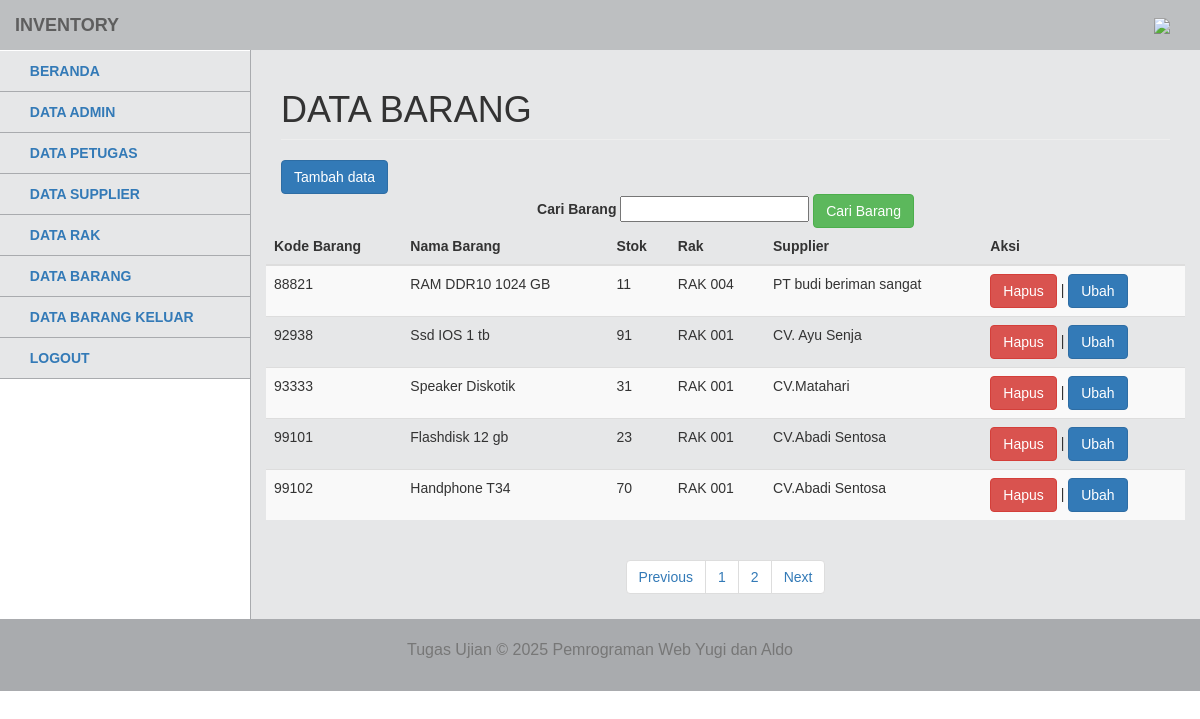
Screenshot of /admin/modul/barang/title.php with the database file from the repository.
### tables this page shows
CREATE TABLE `tb_barang` (
  `kode_brg` int(11) NOT NULL,
  `nama_brg` varchar(255) NOT NULL,
  `stok` int(11) NOT NULL,
  `rak` varchar(255) NOT NULL,
  `supplier` varchar(255) NOT NULL
);

### admin/modul/barang/title.php (the view, shortened to what this page needs)
<!DOCTYPE html>
<html>
  <head>
    <link href="../vendor/css/bootstrap/bootstrap.min.css" rel="stylesheet">
     <link href="../vendor/css/bootstrap/bootstrap.css" rel="stylesheet">
    <link href="../vendor/font-awesome/css/font-awesome.min.css" rel="stylesheet" type="text/css">
    <link href="../css/tampilanadmin.css" rel="stylesheet">
  </head>
  <body>
    <div id="wrapper">
      <nav class="navbar navbar-default navbar-static-top" role="navigation" style="margin-bottom: 0">
          <div class="navbar-header">
            <a class="navbar-brand">Inventory</a>
          </div>
          <?php
          $id = $_SESSION['idinv'];
           $sql = "SELECT * FROM tb_admin WHERE id_admin = '$id'";
           $query = mysqli_query($koneksi, $sql);
            $r = mysqli_fetch_array($query);
           ?>
            <ul class="nav navbar-top-links navbar-right">
            <li class="dropdown">
              <a class="dropdown-toggle" data-toggle="dropdown" href="#">
               <img src="../images/admin/<?php echo $r['foto']; ?>" height="50"></i> <?php echo $r['nama']; ?>
              </a>
            </li>
          </ul>
        <div class="navbar-default sidebar" role="navigation">
          <div class="sidebar-nav navbar-collapse">
            <ul class="nav" id="side-menu">
                            <li>
                <a href="?m=awal.php">
                  <i class="fa fa-dashboard"></i> Beranda
                </a>
              </li>
              <li>
                <a href="?m=admin&s=awal">
                  <i class="fa fa-user"></i> Data Admin
                </a>
              </li>
               <li>
                <a href="?m=petugas&s=awal">
                  <i class="fa fa-users"></i> Data Petugas
                </a>
              </li>
                            <li>
                <a href="?m=supplier&s=awal">
                  <i class="fa fa-building"></i> Data Supplier
                </a>
              </li>
                            <li>
                <a href="?m=rak&s=awal">
                  <i class="fa fa-cubes"></i> Data Rak
                </a>
              </li>
                            <li>
                <a href="?m=barang&s=awal">
                  <i class="fa fa-archive"></i> Data Barang
                </a>
              </li>
                            <li>
                <a href="?m=barangKeluar&s=awal">
                  <i class="fa fa-cart-arrow-down"></i> Data Barang Keluar
                </a>
              </li>
              <li>
                <a href="logout.php" onclick="return confirm('yakin ingin logout?')">
                  <i class="fa fa-warning"></i> Logout
                </a>
              </li>
            </ul>
          </div>
        </div>
      </nav>
      <div id="page-wrapper">
        <div class="row">
          <div class="col-lg-12">
            <h1 class="page-header">Data Barang</h1>
          </div>
        </div>
<button type="button" class="btn btn-primary" data-toggle="modal" data-target="#exampleModalCenter">
  Tambah data
</button>
<div class="row">
  <center>
    <form action="" method="POST">
    <label>Cari Barang</label>
    <input type="text" name="cari"> <button type="submit" name="go" class="btn btn-success">Cari Barang</button>
  </form>
</center>
</div>
         <div class="row">
                                <div class="table-responsive table--no-card m-b-30">
                                    <table class="table table-borderless table-striped table-earning">
                                        <thead>
                                            <tr>
                                 <th>Kode Barang</th>
                                 <th>Nama Barang</th>
                                   <th>Stok</th>
                                 <th>Rak</th>
                                   <th>Supplier</th>
                                <th>Aksi</th>
                                            </tr>
                                        </thead>
                                        <tbody>
                                           <?php
                                            include 'paging.php';
                                            ?>
                                        </tbody>
                                    </table>
                                                                 <center><ul class="pagination justify-content-center">
                <li class="page-item">
                    <a class="page-link" <?php if($halaman > 1){ echo "href='?m=barang&s=awal&halaman=$previous'"; } ?>>Previous</a>
                </li>
                <?php
                for($x=1;$x<=$total_halaman;$x++){
                    ?>
                    <li class="page-item"><a class="page-link" href="?m=barang&s=awal&halaman=<?php echo $x ?>"><?php echo $x; ?></a></li>
                    <?php
                }
                ?>
                <li class="page-item">
                    <a  class="page-link" <?php if($halaman < $total_halaman) { echo "href='?m=barang&s=awal&halaman=$next'"; } ?>>Next</a>
                </li>
            </ul>
              </center>
                                </div>
                            </div>
      </div>
    </div>
    <footer class="text-center">
      <div class="footer-below">
        <div class="container">
          <div class="row">
            <div class="col-lg-12">
              <p class="text-muted" style="font-size: 16px;">Tugas Ujian &copy; <script>document.write(new Date().getFullYear());</script> Pemrograman Web Yugi dan Aldo</p>
            </div>
          </div>
        </div>
      </div>
    </footer>
  </body>
</html>

### admin/modul/barang/paging.php (shortened to what this page needs)
<head>
</head>
<?php
$batas = 5;
$halaman = isset($_GET['halaman']) ? (int)$_GET['halaman'] : 1;
$halaman_awal = ($halaman>1) ? ($halaman * $batas) - $batas : 0;
$next = $halaman + 1;
$data = mysqli_query($koneksi, "SELECT * FROM tb_barang");
$jumlah_data = mysqli_num_rows($data);
$total_halaman = ceil($jumlah_data / $batas);
if (isset($_POST['go'])) {
    $cari = $_POST['cari'];
     $data_rak = mysqli_query($koneksi, "SELECT * FROM tb_barang WHERE nama_brg LIKE '%".$cari."%'");
}else{
     $data_rak = mysqli_query($koneksi, "SELECT * FROM tb_barang LIMIT $halaman_awal, $batas");
}
foreach ($data_rak as $row):
 ?>
  <tr>
                                                <td><?php echo $row['kode_brg']; ?></td>
                                                <td><?php echo $row['nama_brg']; ?></td>
                                                <td><?php echo $row['stok']; ?></td>
                                                <td><?php echo $row['rak']; ?></td>
                                                <td><?php echo $row['supplier']; ?></td>
                                                <td><a href="index.php?m=barang&s=hapus&kode_brg=<?php echo $row['kode_brg'];?>" onclick="return confirm('Yakin Akan dihapus?')"><button class="btn btn-danger">Hapus</button></a> | <a href="index.php?m=barang&s=ubah&kode_brg=<?php echo $row['kode_brg'];?>" ><button class="btn btn-primary">Ubah</button></a></td>
                                            </tr>
                                        <?php endforeach; ?>

### css/tampilanadmin.css (style rules this page uses)
body { font-family: Arial, sans-serif; }
p { font-size: 15px; }
h1 { text-transform: uppercase; font-weight: 500; }
#wrapper { width: 100%; }
#page-wrapper { padding: 0 15px; min-height: 568px; background-color: #E6E7E8; }
@media (min-width: 768px) { #page-wrapper { position: inherit; margin: 0 0 0 250px; padding: 0 30px; border-left: 1px solid #A9ABAE; } }
.navbar { background-color: #BDBFC1; font-weight: 700; font-family: arial; text-transform: uppercase; border: none; }
.navbar-top-links { margin-right: 0; }
.navbar-top-links li { display: inline-block; }
.navbar-top-links li:last-child { margin-right: 15px; }
.navbar-top-links li a { padding: 15px; min-height: 50px; }
.sidebar { background-color: #E6E7E8; }
.sidebar .sidebar-nav.navbar-collapse { padding-left: 0; padding-right: 0; }
.sidebar ul li { border-bottom: 1px solid #A9ABAE; }
@media (min-width: 768px) { .sidebar { z-index: 1; position: absolute; width: 250px; margin-top: 51px; } }
@media (min-width: 768px) { .navbar-top-links { margin-left: auto; } }
footer { color: black; font-size: 15px; }
footer .footer-below { padding: 20px 0; background-color: #A9ABAE; }

### rows the page displays
tb_barang: kode_brg "88821", nama_brg "RAM DDR10 1024 GB", stok "11", rak "RAK 004", supplier "PT budi beriman sangat"
tb_barang: kode_brg "92938", nama_brg "Ssd IOS 1 tb", stok "91", rak "RAK 001", supplier "CV. Ayu Senja"
tb_barang: kode_brg "93333", nama_brg "Speaker Diskotik", stok "31", rak "RAK 001", supplier "CV.Matahari"
tb_barang: kode_brg "99101", nama_brg "Flashdisk 12 gb", stok "23", rak "RAK 001", supplier "CV.Abadi Sentosa"
tb_barang: kode_brg "99102", nama_brg "Handphone T34", stok "70", rak "RAK 001", supplier "CV.Abadi Sentosa"
